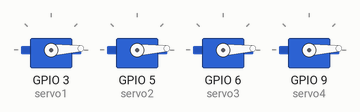
The sketch below on a simulated ESP32. On the bench: 4 × servo.

Above: at 0.05 s.
At 0.65 s:
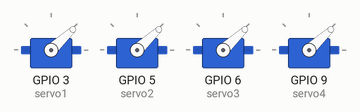
At 1.3 s:
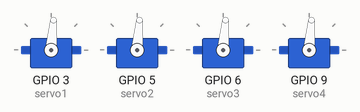
At 2.6 s:
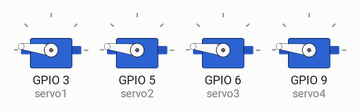
At 3.9 s:
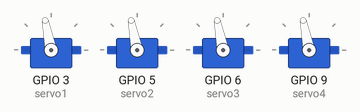
At 5.2 s:
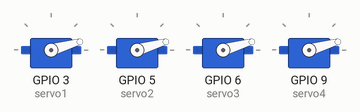
Timing chart, 0 to 7.1 s (numbered marks = the images above):
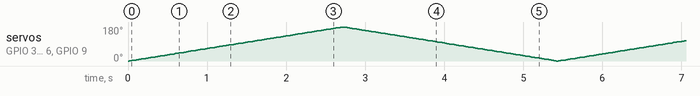

The sketch:

ServoMotores.ino
```cpp
//#include <Servo.h>
#include <ESP32Servo.h>
#define __DEBUG__

// OBJETOS SERVO
Servo servo1;
Servo servo2;
Servo servo3;
Servo servo4;

void setup() {
  // Inicializar cada servomotor en su respectivo pin
  servo1.attach(3);
  servo2.attach(5);
  servo3.attach(6);
  servo4.attach(9);
}

void loop() {
  // Mover los servomotores de 0 a 180 grados
  for (int pos = 0; pos <= 180; pos++) {
    servo1.write(pos);
    servo2.write(pos);
    servo3.write(pos);
    servo4.write(pos);
    delay(15);
  }

  // Mover los servomotores de 180 a 0 grados
  for (int pos = 180; pos >= 0; pos--) {
    servo1.write(pos);
    servo2.write(pos);
    servo3.write(pos);
    servo4.write(pos);
    delay(15);
  }
}
```
